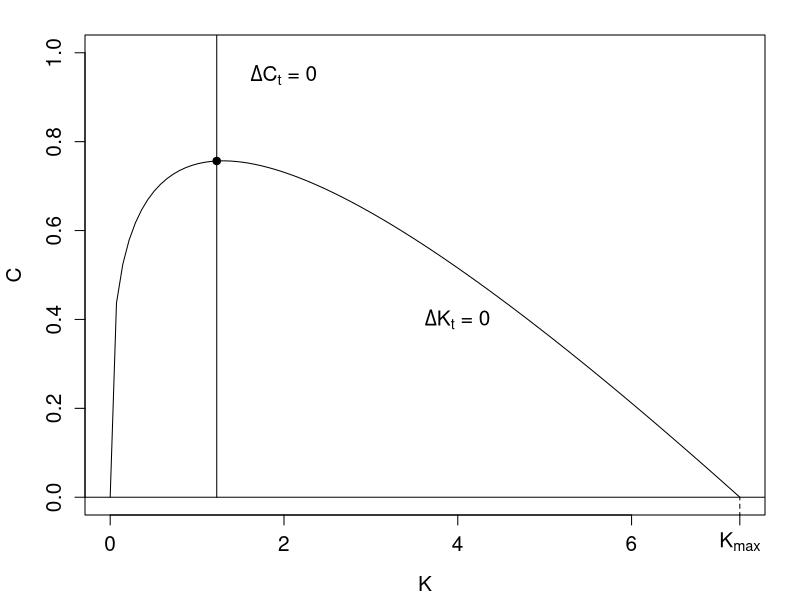
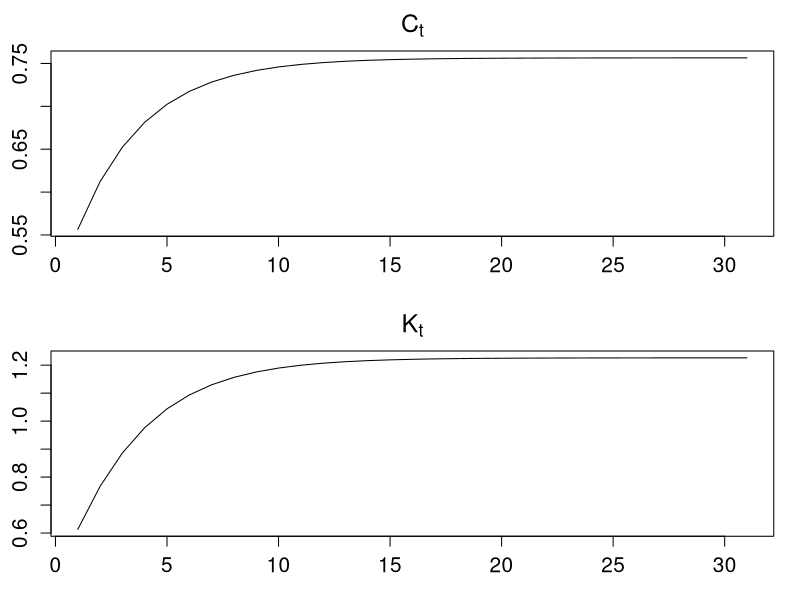
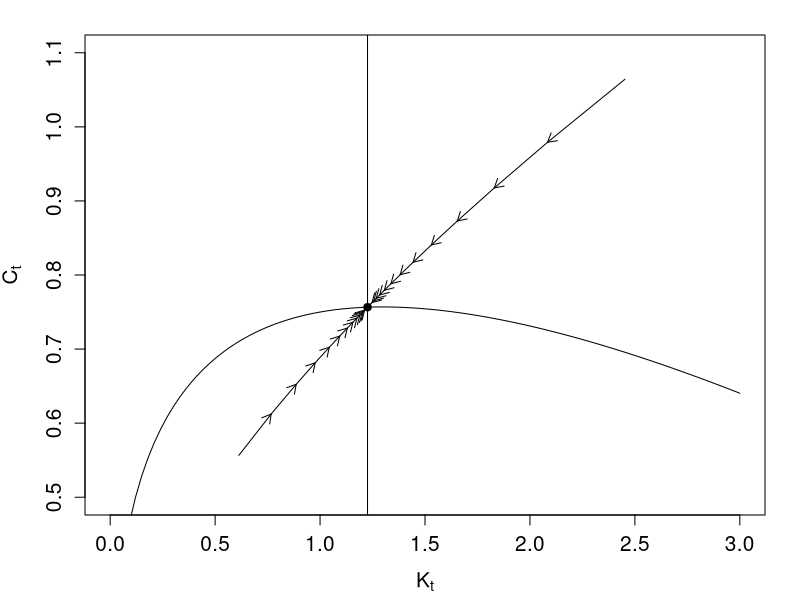

Write the R code that produced these figures, in order.
#=======================================
# Chapter 2, Ramsey model
#   modified on 2019/10/19
#=======================================

"%+%" <- function(x, y) paste(x, y, sep = "")
# figpath <- "../../figs/"
figpath <- "./"

library(nleqslv)

#----------------------------------------

alpha <- 0.3
beta <- 0.99
delta <- 0.25
At <- 1.0

#----------------------------------------

Kt <- ((1/beta+delta-1)/alpha/At)^(1/(alpha-1))
FCt <- function(K) At*K^alpha - delta*K
Kmax <- (delta/At)^(1/(alpha-1))

if (.Platform$OS.type == "windows") windows(7, 7)
par(ps = 15)
par(mai = c(0.85, 0.85, 0.35, 0.35))
curve(FCt, 0, Kmax, ylim = c(0, 1), xlab = expression(K), ylab = expression(C))
abline(h = 0)

lines(cbind(c(Kt, Kt),c(0, 100)))
points(Kt,FCt(Kt), pch=19)

text(4, 0.4, expression(paste(Delta,K[t]," = 0",sep="")))
text(2, 0.95, expression(paste(Delta,C[t]," = 0",sep="")))

axis(1, labels = c(expression(K[max])), at = Kmax)
segments(Kmax, -1, Kmax, 0, lty = 2)

dev.copy2eps(file= figpath %+% "dcdk.eps")

#----------------------------------------

Kss <- ((1/beta+delta-1)/alpha/At)^(1/(alpha-1))
Css <- At*Kss^alpha - delta*Kss

objfun0 <- function(X, maxT, X0, Xss = Css) {
  
  XX  <- matrix(X, maxT, 2)
  C   <- c(XX[, 1], Xss)
  K   <- c(X0, XX[, 2])
  
  ret <- matrix(NA, maxT, 2)
  for(t in 1:maxT) {
    ret[t, 1] <- C[t+1]/C[t]-beta*(alpha*At*K[t+1]^(alpha-1)-delta+1)
    ret[t, 2] <- K[t+1]-At*K[t]^alpha-(1-delta)*K[t]+C[t]
  }
  return(c(ret))
}

maxT  <- 30
Xinit <- c(rep(Css,maxT), rep(Kss,maxT))

#--------------------
# シミュレーション１
#--------------------

K01 <- Kss*0.5
objfun1 <- function(X) objfun0(X, maxT, K01)
rslt1 <- nleqslv(Xinit, objfun1)

rslt1x <- matrix(rslt1$x, maxT, 2)

Ct1 <- c(rslt1x[, 1],  Css)
Kt1 <- c(K01, rslt1x[, 2])

#--------------------
# シミュレーション２
#--------------------

K02 <- Kss*2
objfun2 <- function(X) objfun0(X, maxT, K02)
rslt2 <- nleqslv(Xinit, objfun2)

rslt2x <- matrix(rslt2$x, maxT, 2)

Ct2 <- c(rslt2x[, 1],  Css)
Kt2 <- c(K02, rslt2x[, 2])

#--------------------
# 作図
#--------------------

par(ps = 15)
par(mai = c(0.85*0.75, 0.68*0.75, 0.68*0.75, 0.35*0.75))
par(mfrow = c(2,1))
plot(cbind(1:(maxT+1), Ct1), typ = "l", main = expression(C[t]), xlab = "", ylab = "")
plot(cbind(1:(maxT+1), Kt1), typ = "l", main = expression(K[t]), xlab = "", ylab = "")

dev.copy2eps(file= figpath %+% "ramck.eps")

par(ps = 15)
par(mai = c(0.85, 0.85, 0.35, 0.35))
par(mfrow = c(1,1))
curve(FCt, 0, 3, ylim = c(0.5, 1.1), xlab = expression(K[t]), ylab = expression(C[t]))
abline(h = 0)
lines(cbind(c(Kt, Kt),c(0, 100)))
points(Kt,FCt(Kt), pch=19)

for(i in 1:12){
  arrows(Kt1[i], Ct1[i], Kt1[i+1], Ct1[i+1], length = 0.1)
  arrows(Kt2[i], Ct2[i], Kt2[i+1], Ct2[i+1], length = 0.1)
}
for(i in 13:(maxT-1)){
  segments(Kt1[i], Ct1[i], Kt1[i+1], Ct1[i+1])
  segments(Kt2[i], Ct2[i], Kt2[i+1], Ct2[i+1])
}

dev.copy2eps(file= figpath %+% "dcdk2.eps")
